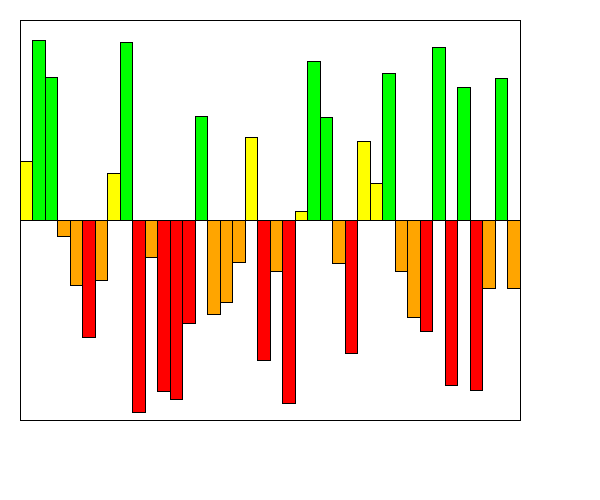
Frame 1 (no input)
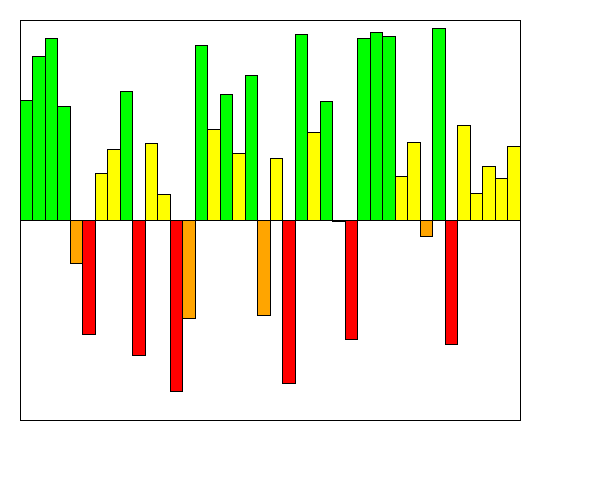
Frame 60 (the mouse pressed at the canvas centre just before this capture)
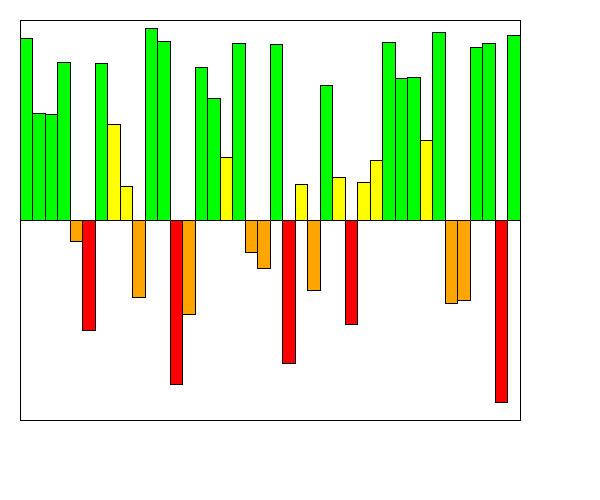
Frame 120 (the mouse held since frame 60 and released just before this capture)

The Processing sketch that drew these frames (run headless with seeded random() and noise(); from frame 60 on, the mouse is pressed at the canvas centre):

// Processing sketch: Section1
// ── Section1.pde
int MAX_VALUE = 100;
int MIN_VALUE = -100;
Visualizer v;

/*You are simulating a visualizer of multiple values
 You need to create a display method first. 
 Then you can make a method that changes the values each time the update is called. 
 */
class Visualizer {
  float x, y;
  float [] values;
  float [] speeds;
  float heightt, widthh;
  Visualizer(float x, float y, int len, float heightt, float widthh) {
    this.x = x;
    this.y = y;
    this.heightt = heightt;
    this.widthh = widthh;
    values = new float[len];
    speeds = new float[len];
    for (int i = 0; i < values.length; i++) {
      values[i] = random(-1 * ((heightt/2) - 1), ((heightt/2) - 1));
      speeds[i] = random(heightt / 100);
    }
  }

  void display() {
    //draw the bars equally spaced inside this box. 
    //You can assume 10, but it would be even better 
    //if you could modify it to be larger increments.
    fill(255);
    rect(x, y, widthh, heightt);
    //This is a 200x400 box.
    //The width of the visualizer is 400! This rect is the border

    //the line is the 0 y-value, the top is 100, the bottom is -100
    line(x, y+(heightt/2), x+widthh, y+(heightt/2));

    float rectWidth = widthh / values.length;

    //You need to use a loop. You need to make the HEIGHT of the bars 
    //the values in the array.
    //Negative values are red, and go below the line.
    //Positive values are green and go above the line.

    //???WRITE THIS METHOD!!!
    //THESE ARE WRONG: They just illustrate how they could look

    for (int i = 0; i < values.length; i++) {
      if (values[i] < (-1 * (heightt / 4))) {
        fill(255, 0, 0);
      } else if (values[i] < 0) {
        fill(255, 165, 0);
      } else if (values[i] < (heightt / 4)) {
        fill(255, 255, 0);
      } else {
        fill(0, 255, 0);
      }
      rect(x + (rectWidth * i), y+ (heightt / 2), rectWidth, -1 * values[i]);
    }

    //Width of the visualizer is 400!
  }
  void update() {
    //???WRITE THIS METHOD!!!
    for (int i = 0; i < values.length; i++) {
      values[i] += speeds[i];
      if (values[i] >= ((heightt/2) - 1) || values[i] <= -1 * ((heightt/2) - 1)) {
        speeds[i] *= -1;
      }

      //??? keep them values between max/min value

      //??? reverse the speeds so they oscillate up/down when they reach max/min
    }
  }
}

void setup() {
  size(600, 500);
  v = new Visualizer(20, 20, 40, 400, 500);
}
void draw() {
  background(255);
  v.display();
  v.update();
}
